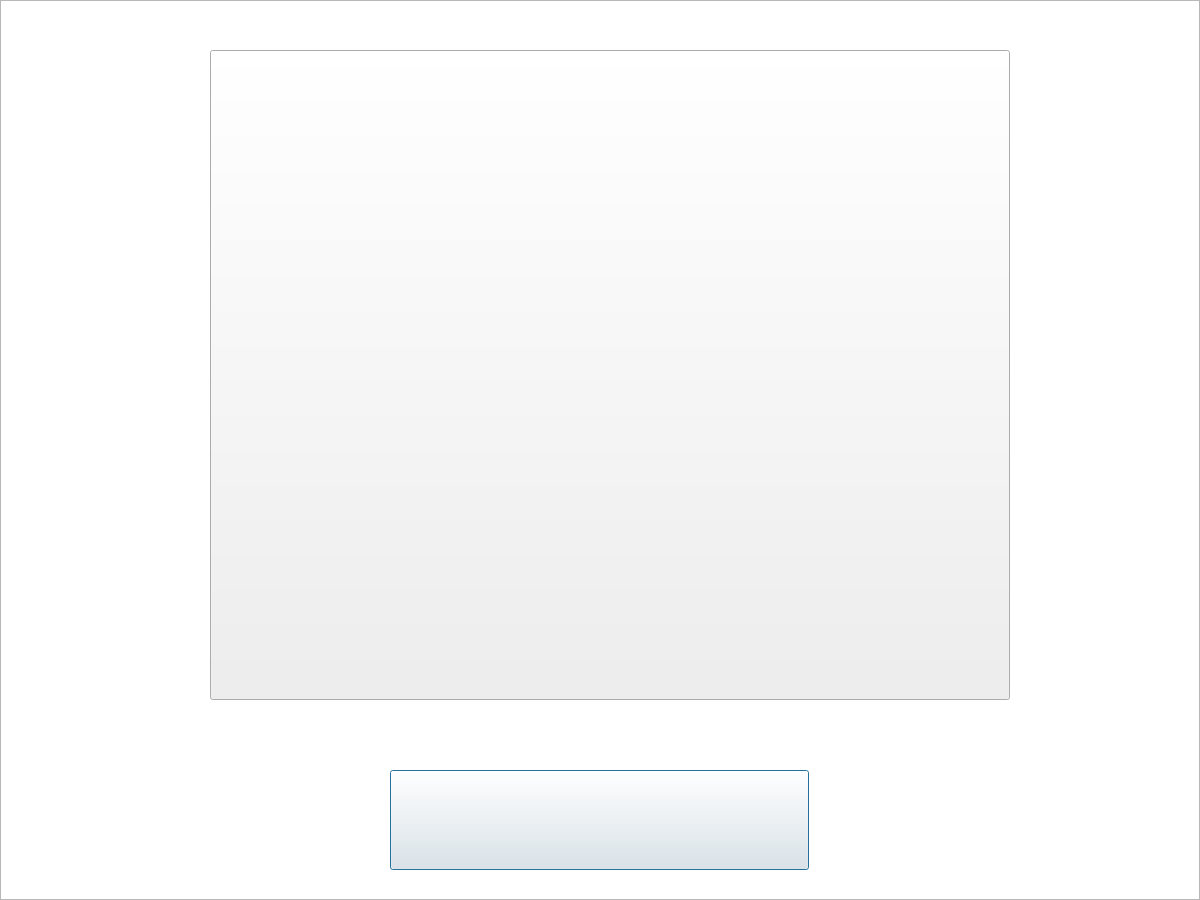
<?xml version="1.0" encoding="UTF-8"?>
<ui version="4.0">
 <class>win</class>
 <widget class="QDialog" name="win">
  <property name="geometry">
   <rect>
    <x>0</x>
    <y>0</y>
    <width>1200</width>
    <height>900</height>
   </rect>
  </property>
  <property name="windowTitle">
   <string>Dialog</string>
  </property>
  <widget class="QGraphicsView" name="graphicsView">
   <property name="geometry">
    <rect>
     <x>0</x>
     <y>0</y>
     <width>1200</width>
     <height>900</height>
    </rect>
   </property>
   <property name="styleSheet">
    <string notr="true">border-image: url(:/Imagenes/instrucciones.png);</string>
   </property>
  </widget>
  <widget class="QPushButton" name="salir">
   <property name="geometry">
    <rect>
     <x>390</x>
     <y>770</y>
     <width>419</width>
     <height>100</height>
    </rect>
   </property>
   <property name="styleSheet">
    <string notr="true">border-image: url(:/Imagenes/salir.png);</string>
   </property>
   <property name="text">
    <string/>
   </property>
  </widget>
  <widget class="QPushButton" name="text">
   <property name="geometry">
    <rect>
     <x>210</x>
     <y>50</y>
     <width>800</width>
     <height>650</height>
    </rect>
   </property>
   <property name="styleSheet">
    <string notr="true">border-image: url(:/Imagenes/win.png);</string>
   </property>
   <property name="text">
    <string/>
   </property>
  </widget>
 </widget>
 <resources/>
 <connections/>
</ui>
